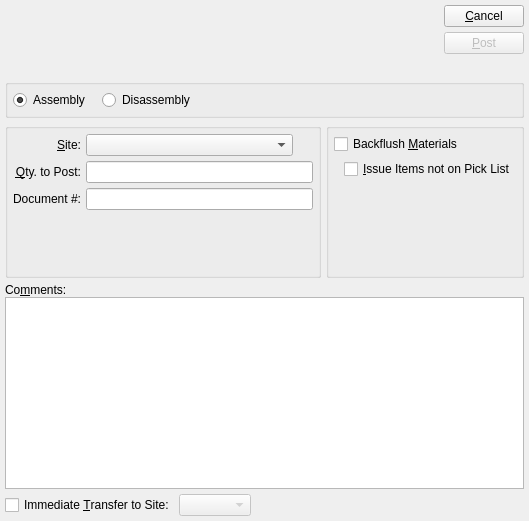
<?xml version="1.0" encoding="UTF-8"?>
<ui version="4.0">
 <comment>This file is part of the xTuple ERP: PostBooks Edition, a free and
open source Enterprise Resource Planning software suite,
Copyright (c) 1999-2019 by OpenMFG LLC, d/b/a xTuple.
It is licensed to you under the Common Public Attribution License
version 1.0, the full text of which (including xTuple-specific Exhibits)
is available at www.xtuple.com/CPAL.  By using this software, you agree
to be bound by its terms.</comment>
 <class>postMiscProduction</class>
 <widget class="QDialog" name="postMiscProduction">
  <property name="geometry">
   <rect>
    <x>0</x>
    <y>0</y>
    <width>529</width>
    <height>521</height>
   </rect>
  </property>
  <property name="windowTitle">
   <string>Post Miscellaneous Production</string>
  </property>
  <layout class="QVBoxLayout" name="verticalLayout_2">
   <item>
    <layout class="QHBoxLayout">
     <property name="spacing">
      <number>7</number>
     </property>
     <item>
      <widget class="ItemCluster" name="_item"/>
     </item>
     <item>
      <layout class="QHBoxLayout">
       <property name="spacing">
        <number>0</number>
       </property>
       <item>
        <spacer>
         <property name="orientation">
          <enum>Qt::Horizontal</enum>
         </property>
         <property name="sizeType">
          <enum>QSizePolicy::Expanding</enum>
         </property>
         <property name="sizeHint" stdset="0">
          <size>
           <width>20</width>
           <height>20</height>
          </size>
         </property>
        </spacer>
       </item>
       <item>
        <layout class="QVBoxLayout">
         <property name="spacing">
          <number>0</number>
         </property>
         <item>
          <layout class="QVBoxLayout">
           <property name="spacing">
            <number>5</number>
           </property>
           <item>
            <widget class="QPushButton" name="_close">
             <property name="text">
              <string>&amp;Cancel</string>
             </property>
            </widget>
           </item>
           <item>
            <widget class="QPushButton" name="_post">
             <property name="enabled">
              <bool>false</bool>
             </property>
             <property name="text">
              <string>&amp;Post</string>
             </property>
             <property name="default">
              <bool>true</bool>
             </property>
            </widget>
           </item>
          </layout>
         </item>
         <item>
          <spacer>
           <property name="orientation">
            <enum>Qt::Vertical</enum>
           </property>
           <property name="sizeType">
            <enum>QSizePolicy::Preferred</enum>
           </property>
           <property name="sizeHint" stdset="0">
            <size>
             <width>20</width>
             <height>20</height>
            </size>
           </property>
          </spacer>
         </item>
        </layout>
       </item>
      </layout>
     </item>
    </layout>
   </item>
   <item>
    <widget class="QGroupBox" name="_typeGroup">
     <property name="title">
      <string/>
     </property>
     <layout class="QGridLayout">
      <item row="0" column="0">
       <layout class="QHBoxLayout">
        <property name="spacing">
         <number>12</number>
        </property>
        <item>
         <widget class="QRadioButton" name="_assembly">
          <property name="text">
           <string>Assembly</string>
          </property>
          <property name="checked">
           <bool>true</bool>
          </property>
         </widget>
        </item>
        <item>
         <widget class="QRadioButton" name="_disassembly">
          <property name="text">
           <string>Disassembly</string>
          </property>
         </widget>
        </item>
        <item>
         <spacer>
          <property name="orientation">
           <enum>Qt::Horizontal</enum>
          </property>
          <property name="sizeHint" stdset="0">
           <size>
            <width>40</width>
            <height>20</height>
           </size>
          </property>
         </spacer>
        </item>
       </layout>
      </item>
     </layout>
    </widget>
   </item>
   <item>
    <layout class="QHBoxLayout" name="horizontalLayout">
     <item>
      <widget class="QGroupBox" name="_qtyGroup">
       <property name="title">
        <string/>
       </property>
       <layout class="QGridLayout" name="gridLayout_30">
        <item row="0" column="0">
         <widget class="QLabel" name="_warehouseLit">
          <property name="text">
           <string>&amp;Site:</string>
          </property>
          <property name="alignment">
           <set>Qt::AlignRight|Qt::AlignTrailing|Qt::AlignVCenter</set>
          </property>
          <property name="buddy">
           <cstring>_warehouse</cstring>
          </property>
         </widget>
        </item>
        <item row="0" column="1">
         <layout class="QHBoxLayout">
          <item>
           <widget class="WComboBox" name="_warehouse">
            <property name="type">
             <enum>WComboBox::Supply</enum>
            </property>
           </widget>
          </item>
          <item>
           <spacer>
            <property name="orientation">
             <enum>Qt::Horizontal</enum>
            </property>
            <property name="sizeType">
             <enum>QSizePolicy::Preferred</enum>
            </property>
            <property name="sizeHint" stdset="0">
             <size>
              <width>20</width>
              <height>20</height>
             </size>
            </property>
           </spacer>
          </item>
         </layout>
        </item>
        <item row="1" column="0">
         <widget class="QLabel" name="_qtyToPostLit">
          <property name="text">
           <string>&amp;Qty. to Post:</string>
          </property>
          <property name="alignment">
           <set>Qt::AlignRight|Qt::AlignTrailing|Qt::AlignVCenter</set>
          </property>
          <property name="buddy">
           <cstring>_qtyToPost</cstring>
          </property>
         </widget>
        </item>
        <item row="1" column="1">
         <widget class="XLineEdit" name="_qtyToPost">
          <property name="sizePolicy">
           <sizepolicy hsizetype="Preferred" vsizetype="Fixed">
            <horstretch>0</horstretch>
            <verstretch>0</verstretch>
           </sizepolicy>
          </property>
          <property name="alignment">
           <set>Qt::AlignRight</set>
          </property>
         </widget>
        </item>
        <item row="2" column="0">
         <widget class="QLabel" name="_documentNumLit">
          <property name="text">
           <string>Document #:</string>
          </property>
          <property name="alignment">
           <set>Qt::AlignRight|Qt::AlignTrailing|Qt::AlignVCenter</set>
          </property>
         </widget>
        </item>
        <item row="2" column="1">
         <widget class="XLineEdit" name="_documentNum"/>
        </item>
        <item row="3" column="1">
         <spacer name="verticalSpacer_2">
          <property name="orientation">
           <enum>Qt::Vertical</enum>
          </property>
          <property name="sizeHint" stdset="0">
           <size>
            <width>20</width>
            <height>40</height>
           </size>
          </property>
         </spacer>
        </item>
       </layout>
      </widget>
     </item>
     <item>
      <widget class="QGroupBox" name="_optionsGroup">
       <property name="title">
        <string/>
       </property>
       <layout class="QVBoxLayout" name="verticalLayout">
        <item>
         <widget class="XCheckBox" name="_backflush">
          <property name="text">
           <string>Backflush &amp;Materials</string>
          </property>
          <property name="forgetful">
           <bool>false</bool>
          </property>
         </widget>
        </item>
        <item>
         <layout class="QHBoxLayout" name="_2">
          <property name="spacing">
           <number>0</number>
          </property>
          <item>
           <spacer>
            <property name="orientation">
             <enum>Qt::Horizontal</enum>
            </property>
            <property name="sizeType">
             <enum>QSizePolicy::Fixed</enum>
            </property>
            <property name="sizeHint" stdset="0">
             <size>
              <width>10</width>
              <height>20</height>
             </size>
            </property>
           </spacer>
          </item>
          <item>
           <widget class="XCheckBox" name="_nonPickItems">
            <property name="sizePolicy">
             <sizepolicy hsizetype="Minimum" vsizetype="Fixed">
              <horstretch>0</horstretch>
              <verstretch>0</verstretch>
             </sizepolicy>
            </property>
            <property name="text">
             <string>&amp;Issue Items not on Pick List</string>
            </property>
           </widget>
          </item>
         </layout>
        </item>
        <item>
         <spacer name="verticalSpacer">
          <property name="orientation">
           <enum>Qt::Vertical</enum>
          </property>
          <property name="sizeHint" stdset="0">
           <size>
            <width>20</width>
            <height>0</height>
           </size>
          </property>
         </spacer>
        </item>
       </layout>
      </widget>
     </item>
    </layout>
   </item>
   <item>
    <layout class="QVBoxLayout">
     <property name="spacing">
      <number>0</number>
     </property>
     <item>
      <widget class="QLabel" name="_commentsLit">
       <property name="text">
        <string>Co&amp;mments:</string>
       </property>
       <property name="buddy">
        <cstring>_comments</cstring>
       </property>
      </widget>
     </item>
     <item>
      <widget class="XTextEdit" name="_comments"/>
     </item>
    </layout>
   </item>
   <item>
    <layout class="QHBoxLayout">
     <item>
      <widget class="XCheckBox" name="_immediateTransfer">
       <property name="text">
        <string>Immediate &amp;Transfer to Site:</string>
       </property>
      </widget>
     </item>
     <item>
      <layout class="QHBoxLayout">
       <property name="spacing">
        <number>0</number>
       </property>
       <item>
        <widget class="WComboBox" name="_transferWarehouse">
         <property name="enabled">
          <bool>false</bool>
         </property>
         <property name="type">
          <enum>WComboBox::NonTransit</enum>
         </property>
        </widget>
       </item>
       <item>
        <spacer>
         <property name="orientation">
          <enum>Qt::Horizontal</enum>
         </property>
         <property name="sizeType">
          <enum>QSizePolicy::Expanding</enum>
         </property>
         <property name="sizeHint" stdset="0">
          <size>
           <width>20</width>
           <height>20</height>
          </size>
         </property>
        </spacer>
       </item>
      </layout>
     </item>
    </layout>
   </item>
  </layout>
 </widget>
 <layoutdefault spacing="5" margin="5"/>
 <customwidgets>
  <customwidget>
   <class>ItemCluster</class>
   <extends>QWidget</extends>
   <header>itemcluster.h</header>
   <container>1</container>
  </customwidget>
  <customwidget>
   <class>WComboBox</class>
   <extends>XComboBox</extends>
   <header>wcombobox.h</header>
  </customwidget>
  <customwidget>
   <class>XCheckBox</class>
   <extends>QCheckBox</extends>
   <header>xcheckbox.h</header>
  </customwidget>
  <customwidget>
   <class>XComboBox</class>
   <extends>QComboBox</extends>
   <header>xcombobox.h</header>
  </customwidget>
  <customwidget>
   <class>XLineEdit</class>
   <extends>QLineEdit</extends>
   <header>xlineedit.h</header>
   <container>1</container>
  </customwidget>
  <customwidget>
   <class>XTextEdit</class>
   <extends>QTextEdit</extends>
   <header>xtextedit.h</header>
  </customwidget>
 </customwidgets>
 <tabstops>
  <tabstop>_item</tabstop>
  <tabstop>_warehouse</tabstop>
  <tabstop>_qtyToPost</tabstop>
  <tabstop>_documentNum</tabstop>
  <tabstop>_comments</tabstop>
  <tabstop>_immediateTransfer</tabstop>
  <tabstop>_transferWarehouse</tabstop>
  <tabstop>_post</tabstop>
  <tabstop>_close</tabstop>
 </tabstops>
 <resources/>
 <connections>
  <connection>
   <sender>_item</sender>
   <signal>valid(bool)</signal>
   <receiver>_post</receiver>
   <slot>setEnabled(bool)</slot>
   <hints>
    <hint type="sourcelabel">
     <x>20</x>
     <y>20</y>
    </hint>
    <hint type="destinationlabel">
     <x>20</x>
     <y>20</y>
    </hint>
   </hints>
  </connection>
  <connection>
   <sender>_item</sender>
   <signal>newId(int)</signal>
   <receiver>_warehouse</receiver>
   <slot>findItemsites(int)</slot>
   <hints>
    <hint type="sourcelabel">
     <x>20</x>
     <y>20</y>
    </hint>
    <hint type="destinationlabel">
     <x>20</x>
     <y>20</y>
    </hint>
   </hints>
  </connection>
  <connection>
   <sender>_close</sender>
   <signal>clicked()</signal>
   <receiver>postMiscProduction</receiver>
   <slot>reject()</slot>
   <hints>
    <hint type="sourcelabel">
     <x>20</x>
     <y>20</y>
    </hint>
    <hint type="destinationlabel">
     <x>20</x>
     <y>20</y>
    </hint>
   </hints>
  </connection>
  <connection>
   <sender>_item</sender>
   <signal>newId(int)</signal>
   <receiver>_transferWarehouse</receiver>
   <slot>findItemsites(int)</slot>
   <hints>
    <hint type="sourcelabel">
     <x>20</x>
     <y>20</y>
    </hint>
    <hint type="destinationlabel">
     <x>20</x>
     <y>20</y>
    </hint>
   </hints>
  </connection>
  <connection>
   <sender>_immediateTransfer</sender>
   <signal>toggled(bool)</signal>
   <receiver>_transferWarehouse</receiver>
   <slot>setEnabled(bool)</slot>
   <hints>
    <hint type="sourcelabel">
     <x>20</x>
     <y>20</y>
    </hint>
    <hint type="destinationlabel">
     <x>20</x>
     <y>20</y>
    </hint>
   </hints>
  </connection>
 </connections>
</ui>
